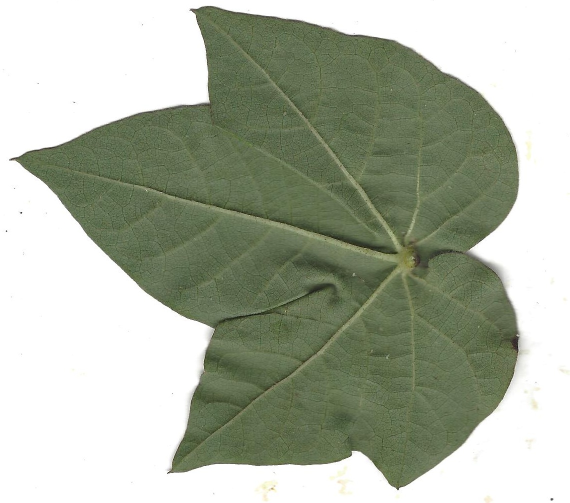
#> input picture source_images/healthy_train_originals/leaf a24-a27 ab_2.jpg, 1139 x 1005 px (shown at 1/2 size); its folder holds only this picture in this run
$ python prepare_train_data.py
#> lines starting #> are read from the running program, lines starting #| are printed output that depends on the picture
import cv2
import numpy as np
import os

# --- Configurações de Caminho ---
# PASTA ONDE VOCÊ COLOCOU TEMPORARIAMENTE AS 50 IMAGENS SAUDÁVEIS ORIGINAIS
# Certifique-se de que este caminho está correto no seu sistema!
SOURCE_DIR = '../source_images/healthy_train_originals/'

# PASTA DE DESTINO ESPERADA PELO PIX2PIX
# Onde as imagens concatenadas serão salvas (datasets/folhas_anomalia/train)
TARGET_DIR = '../datasets/leaf_desease_detection/train/'

# --- Parâmetros ---
# O pix2pix espera que A e B tenham a mesma altura
REQUIRED_HEIGHT = 256
REQUIRED_WIDTH = 256 # A largura original será 2*WIDTH, mas cada imagem (A ou B) terá WIDTH

# ----------------------------------------------------

def generate_concat_pair(source_dir, target_dir):
    """
    Lê imagens coloridas, gera a versão em escala de cinza e concatena
    [Cinza | Cor] lado a lado.
    """
    # 1. Cria o diretório de destino se ele não existir
    os.makedirs(target_dir, exist_ok=True)

    print(f"Buscando imagens em: {source_dir}")

    # 2. Lista todos os arquivos de imagem na pasta de origem
    image_files = [f for f in os.listdir(source_dir) if f.lower().endswith(('.png', '.jpg', '.jpeg'))]

    if not image_files:
        print(f"ERRO: Nenhuma imagem encontrada em {source_dir}. Verifique o caminho.")
        return

    for i, filename in enumerate(image_files):
        source_path = os.path.join(source_dir, filename)

        # 3. Lê a imagem (BGR colorida, que é o padrão do OpenCV)
        img_color = cv2.imread(source_path, cv2.IMREAD_COLOR)
#> img_color is the input picture: shape (1005, 1139, 3); mean B, G, R 161.8, 178.3, 171.5

        if img_color is None:
            print(f"Aviso: Não foi possível ler a imagem: {filename}")
            continue

        # 4. Redimensionamento para o tamanho padrão do pix2pix
        # Este passo é crucial, pois o pix2pix original trabalha com 256x256
        img_color = cv2.resize(img_color, (REQUIRED_WIDTH, REQUIRED_HEIGHT), interpolation=cv2.INTER_AREA)
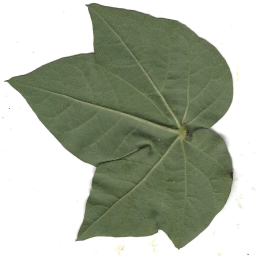
#> img_color: shape (256, 256, 3); mean B, G, R 161.8, 178.3, 171.5

        # 5. Gera a Imagem A (Escala de Cinza)
        img_gray = cv2.cvtColor(img_color, cv2.COLOR_BGR2GRAY)
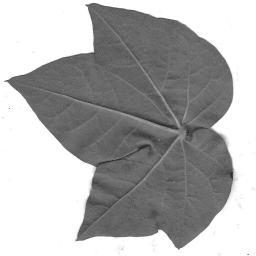
#> img_gray: shape (256, 256); min 39, max 255, mean 174.4
        # Converte a imagem cinza (1 canal) de volta para BGR (3 canais) para concatenação
        img_gray_3ch = cv2.cvtColor(img_gray, cv2.COLOR_GRAY2BGR)

        # 6. Concatena horizontalmente: [Cinza | Cor]
        # O lado esquerdo (A) é a entrada (Cinza), o lado direito (B) é a saída (Cor)
        img_concatenated = np.hstack([img_gray_3ch, img_color])
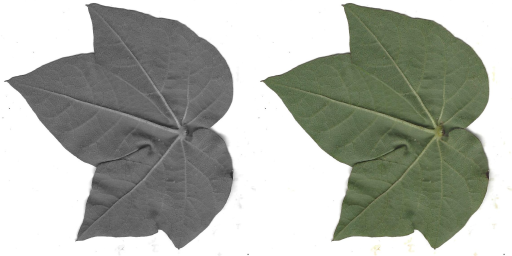
#> img_concatenated: shape (256, 512, 3); mean B, G, R 168.1, 176.3, 173

        # 7. Salva a imagem concatenada no diretório de destino
        target_path = os.path.join(target_dir, filename)
        cv2.imwrite(target_path, img_concatenated)

        print(f"Processado ({i+1}/{len(image_files)}): {filename} -> Salvo em {target_path}")

    print("\n✅ Pré-processamento concluído!")

if __name__ == "__main__":
    generate_concat_pair(SOURCE_DIR, TARGET_DIR)

$ run again, on source_images/healthy_train_originals/leaf a28-a31 ab_0.jpg
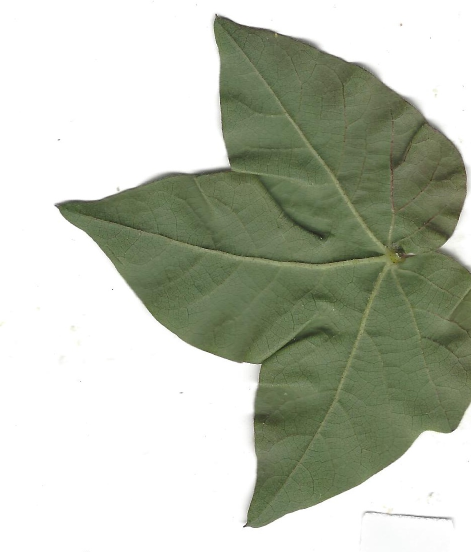
#> input picture source_images/healthy_train_originals/leaf a28-a31 ab_0.jpg, 942 x 1104 px (shown at 1/2 size)
#> in generate_concat_pair, img_color is the input picture: shape (1104, 942, 3); mean B, G, R 177.9, 192.6, 187.1
#> img_color: shape (256, 256, 3)
#> in generate_concat_pair, `img_gray = cv2.cvtColor(img_color, cv2.COLOR_BGR2GRAY)`:
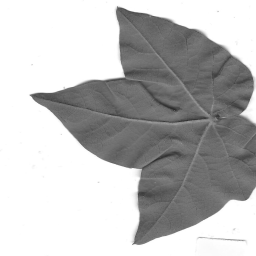
#> img_gray: shape (256, 256); min 42, max 255, mean 189.3
#> in generate_concat_pair, `img_concatenated = np.hstack([img_gray_3ch, img_color])`:
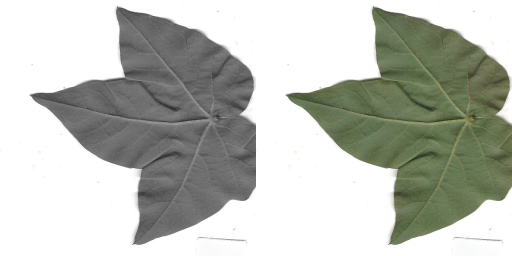
#> img_concatenated: shape (256, 512, 3); mean B, G, R 183.6, 190.9, 188.2

$ run again, on source_images/healthy_train_originals/leaf a28-a31 ab_1.jpg
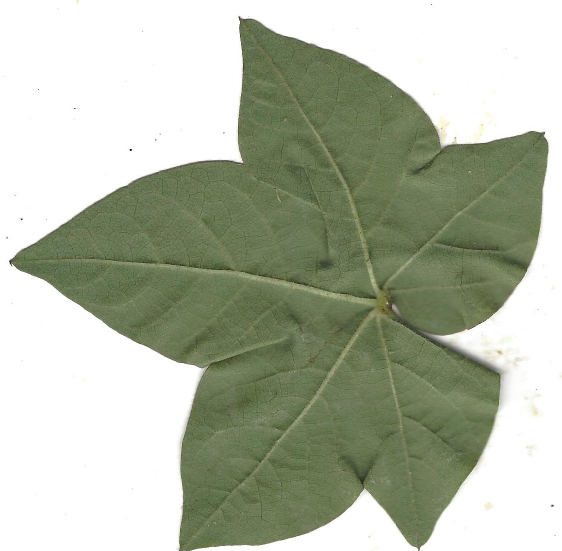
#> input picture source_images/healthy_train_originals/leaf a28-a31 ab_1.jpg, 1123 x 1101 px (shown at 1/2 size)
#> in generate_concat_pair, img_color is the input picture: shape (1101, 1123, 3); mean B, G, R 166.1, 184.4, 177.6
#> img_color: shape (256, 256, 3)
#> in generate_concat_pair, `img_gray = cv2.cvtColor(img_color, cv2.COLOR_BGR2GRAY)`:
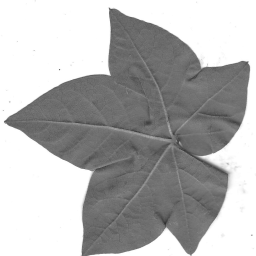
#> img_gray: shape (256, 256); min 48, max 255, mean 180.3
#> in generate_concat_pair, `img_concatenated = np.hstack([img_gray_3ch, img_color])`:
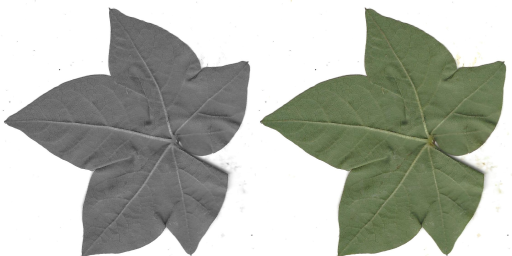
#> img_concatenated: shape (256, 512, 3); mean B, G, R 173.2, 182.4, 179

$ run again, on source_images/healthy_train_originals/leaf a28-a31 ab_2.jpg
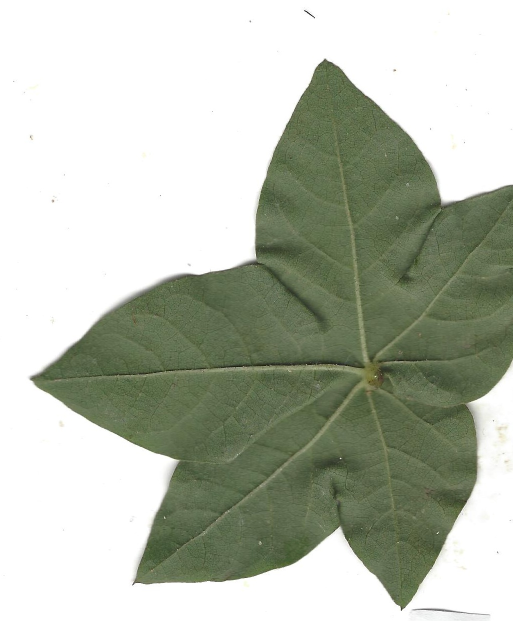
#> input picture source_images/healthy_train_originals/leaf a28-a31 ab_2.jpg, 1026 x 1242 px (shown at 1/2 size)
#> in generate_concat_pair, img_color is the input picture: shape (1242, 1026, 3); mean B, G, R 174, 188, 182.2
#> img_color: shape (256, 256, 3)
#> in generate_concat_pair, `img_gray = cv2.cvtColor(img_color, cv2.COLOR_BGR2GRAY)`:
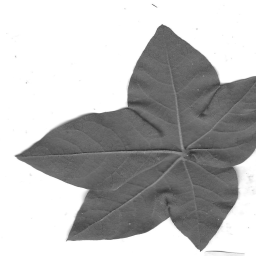
#> img_gray: shape (256, 256); min 45, max 255, mean 184.7
#> in generate_concat_pair, `img_concatenated = np.hstack([img_gray_3ch, img_color])`:
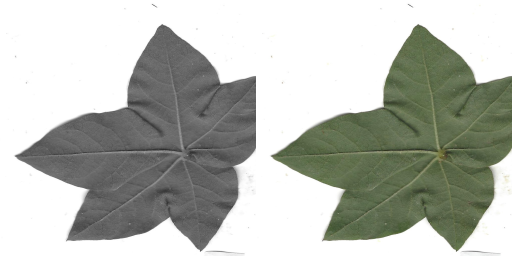
#> img_concatenated: shape (256, 512, 3); mean B, G, R 179.4, 186.4, 183.5

$ run again, on source_images/healthy_train_originals/leaf a24-a27 ab_3.jpg
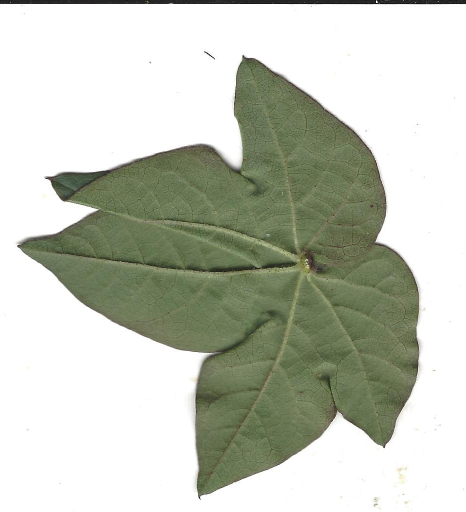
#> input picture source_images/healthy_train_originals/leaf a24-a27 ab_3.jpg, 931 x 1024 px (shown at 1/2 size)
#> in generate_concat_pair, img_color is the input picture: shape (1024, 931, 3); mean B, G, R 186.2, 199, 194.8
#> img_color: shape (256, 256, 3)
#> in generate_concat_pair, `img_gray = cv2.cvtColor(img_color, cv2.COLOR_BGR2GRAY)`:
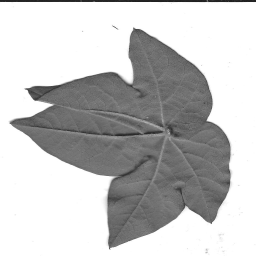
#> img_gray: shape (256, 256); min 29, max 255, mean 196.3
#> in generate_concat_pair, `img_concatenated = np.hstack([img_gray_3ch, img_color])`:
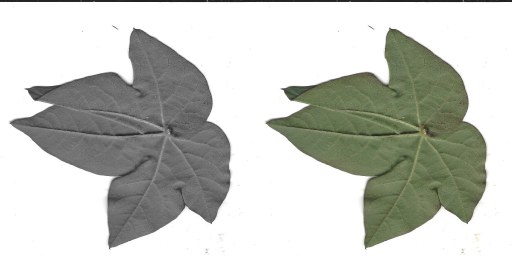
#> img_concatenated: shape (256, 512, 3); mean B, G, R 191.3, 197.7, 195.6
